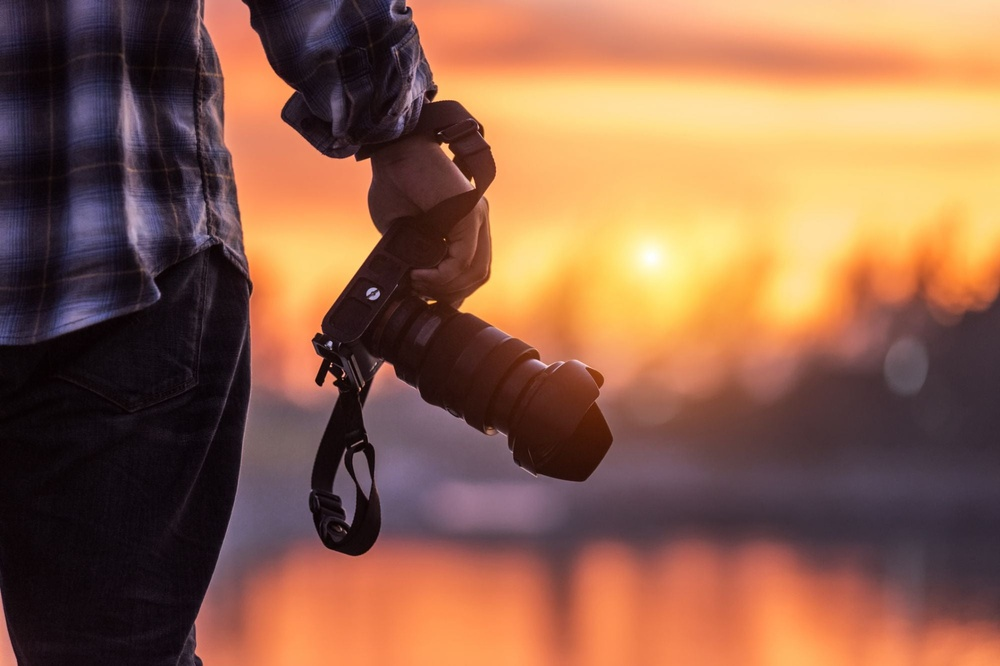
#> input picture photography.jpeg, 1000 x 666 px, shrunk from 2000 x 1333 before the run
$ python contours.py
#> lines starting #> are read from the running program, lines starting #| are printed output that depends on the picture; after the words box and inside, x2 and y2 are one past the last pixel; in counts of white or black regions, pixels touching at a corner belong together
import cv2 as cv
import numpy as np

# Contour Detection - Canny
img = cv.imread('photography.jpeg')
#> img is the input picture: shape (666, 1000, 3); mean B, G, R 74.9, 98.5, 143
img_grayscale = cv.cvtColor(img, cv.COLOR_BGR2GRAY)
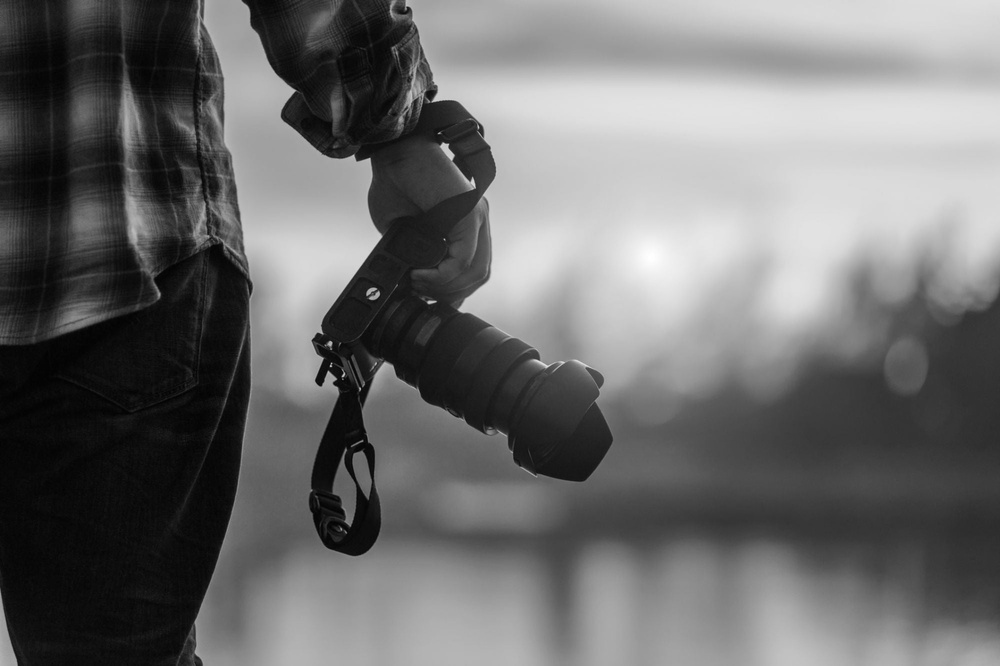
#> img_grayscale: shape (666, 1000); min 2, max 255, mean 109.2
img_blurred = cv.GaussianBlur(img_grayscale, (3, 3), cv.BORDER_DEFAULT)
canny = cv.Canny(img_blurred, 125, 175)
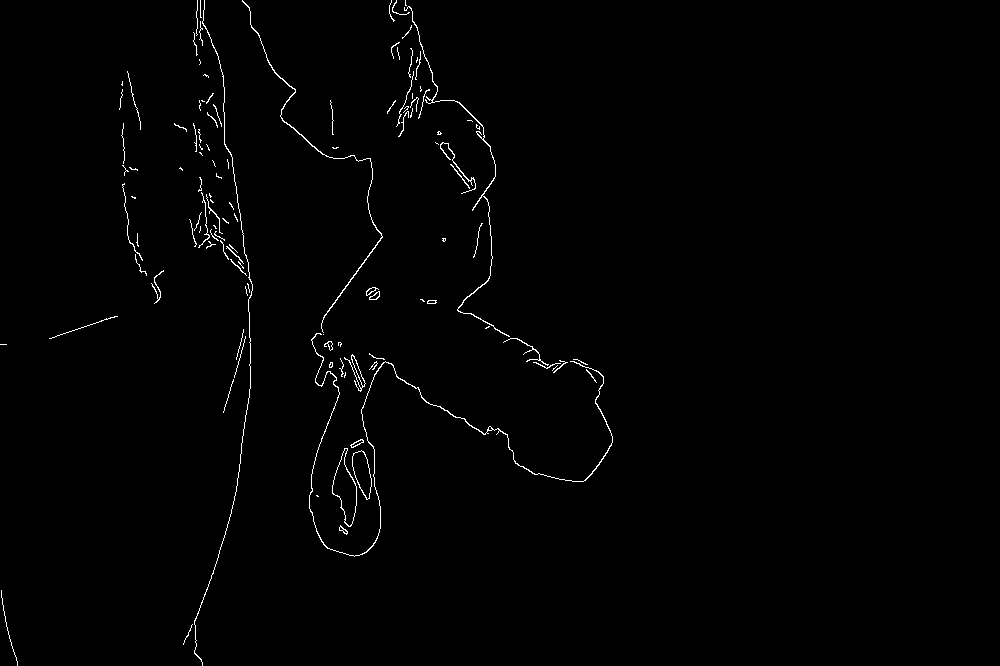
#> canny: shape (666, 1000); 0.91% white in thin lines or dots, all inside (x1, y1, x2, y2) = (0, 0, 613, 666)

contours, hierarchy = cv.findContours(
    canny, cv.RETR_LIST, cv.CHAIN_APPROX_SIMPLE)
#> contours = 132 contours, 109 with area under 20; largest, box (x1, y1, x2, y2) and area: (332, 448, 357, 527) 969, (332, 448, 357, 527) 945, (352, 450, 372, 500) 584, (352, 450, 372, 500) 572, (309, 333, 613, 557) 228
print(f'{len(contours)} contour(s) found')
#| 132 contour(s) found

cv.imshow('Canny', canny)

cv.waitKey(0)

# Contour Detection - Threshold
img = cv.imread('photography.jpeg')
img_grayscale = cv.cvtColor(img, cv.COLOR_BGR2GRAY)
blank_img = np.zeros(img.shape, dtype='uint8')

ret, thresh = cv.threshold(img_grayscale, 125, 255, cv.THRESH_BINARY)
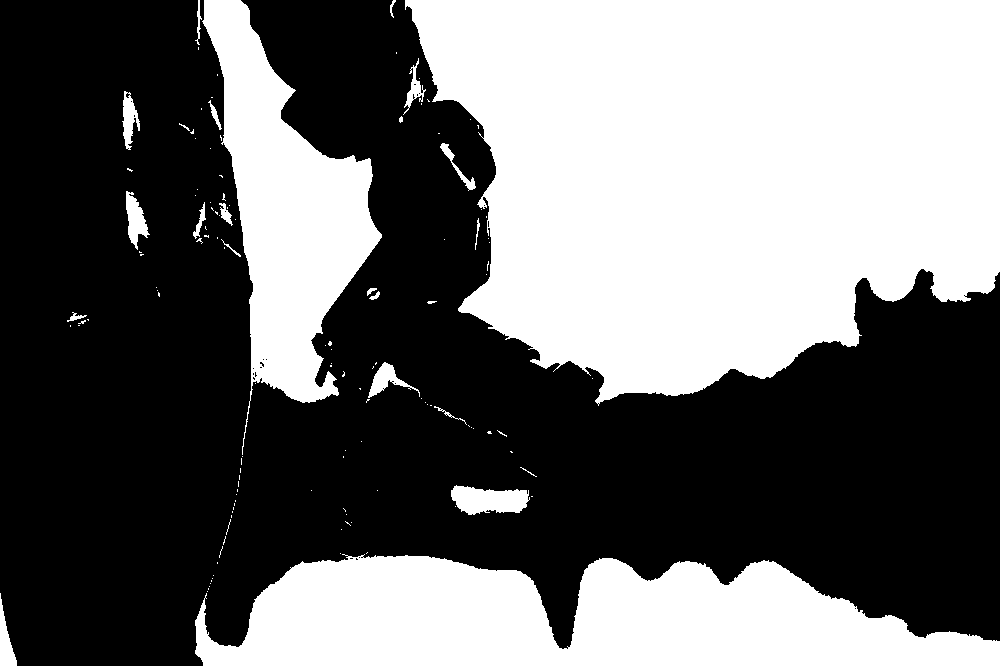
#> thresh: shape (666, 1000); 43.3% white; 132 white regions (107 under 20 px)

contours, hierarchy = cv.findContours(
    thresh, cv.RETR_LIST, cv.CHAIN_APPROX_SIMPLE)
#> contours = 166 contours, 146 with area under 20; largest, box (x1, y1, x2, y2) and area: (405, 0, 1000, 406) 184328, (195, 554, 1000, 666) 61966, (202, 0, 382, 455) 33278, (451, 485, 530, 515) 1572, (126, 191, 150, 250) 644
print(f'{len(contours)} contour(s) found')
#| 166 contour(s) found

cv.drawContours(blank_img, contours, -1, (0, 0, 255), 1)
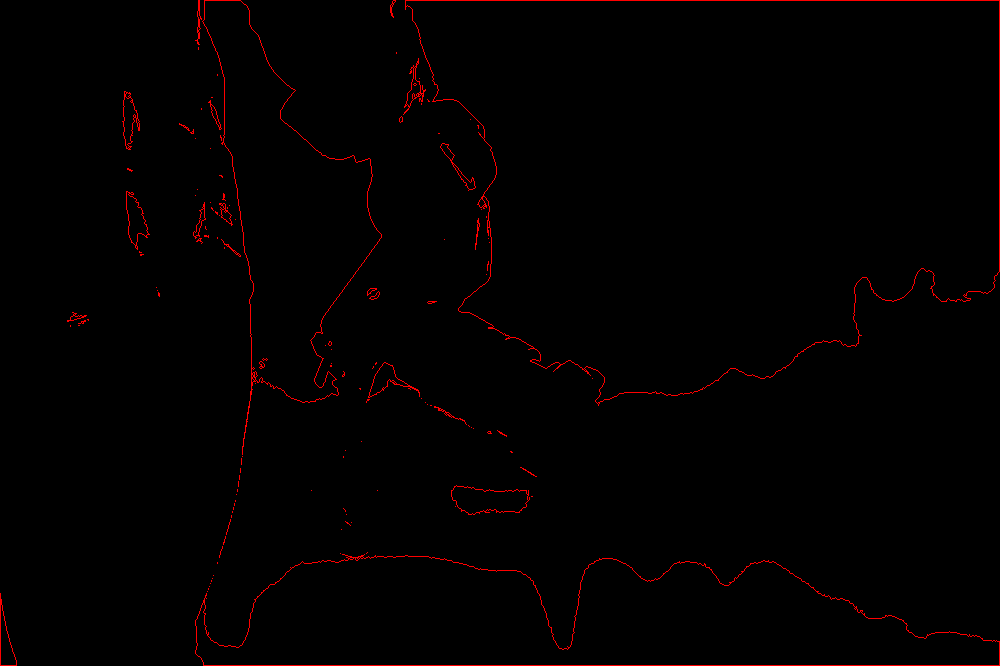
#> blank_img: shape (666, 1000, 3); mean of channels 0, 1, 2 0, 0, 2.8; drawn as B, G, R
cv.imshow('Contours Drawn', blank_img)

cv.waitKey(0)

#> (the run stopped early here; a loop or call above may not have finished)
